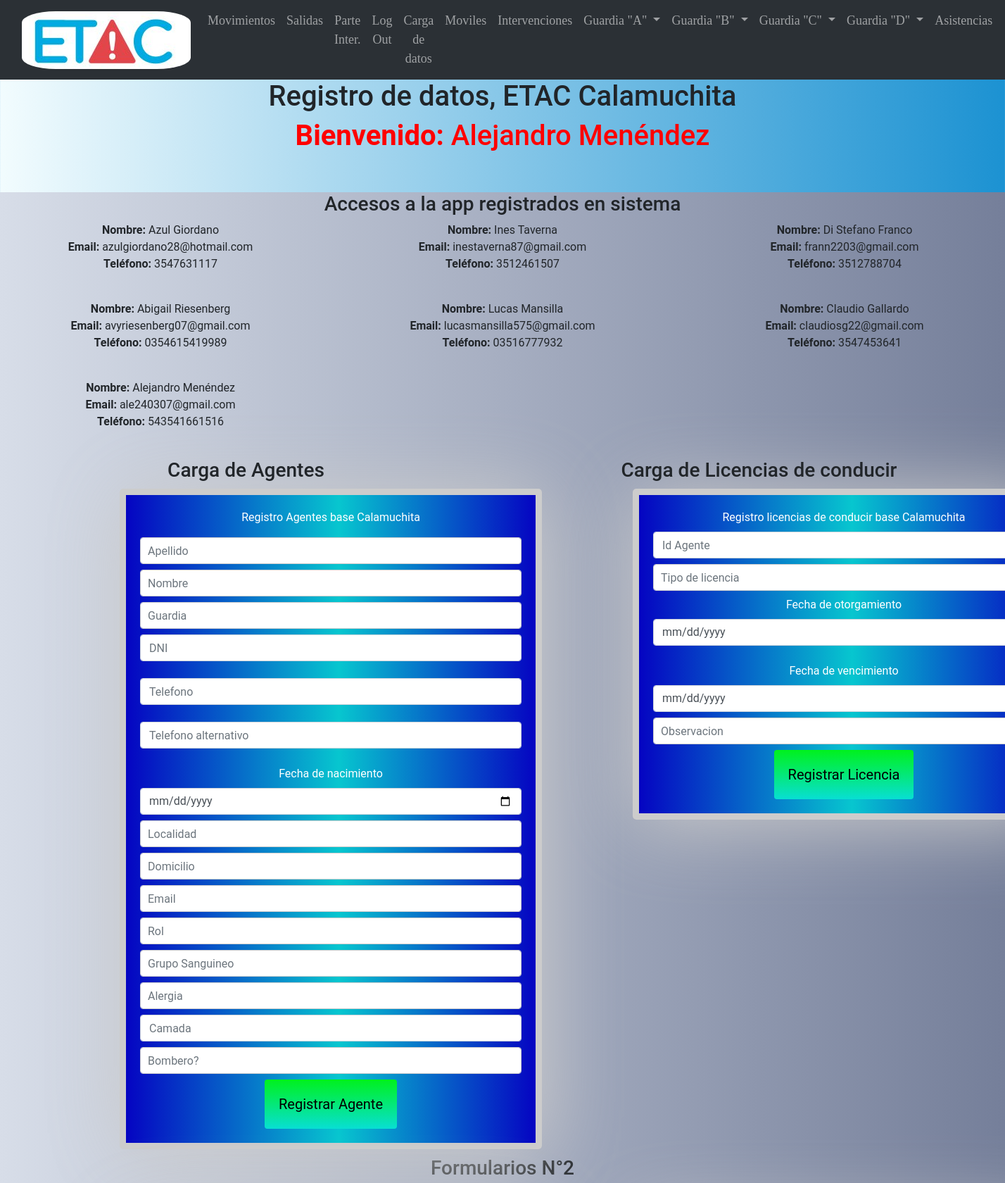
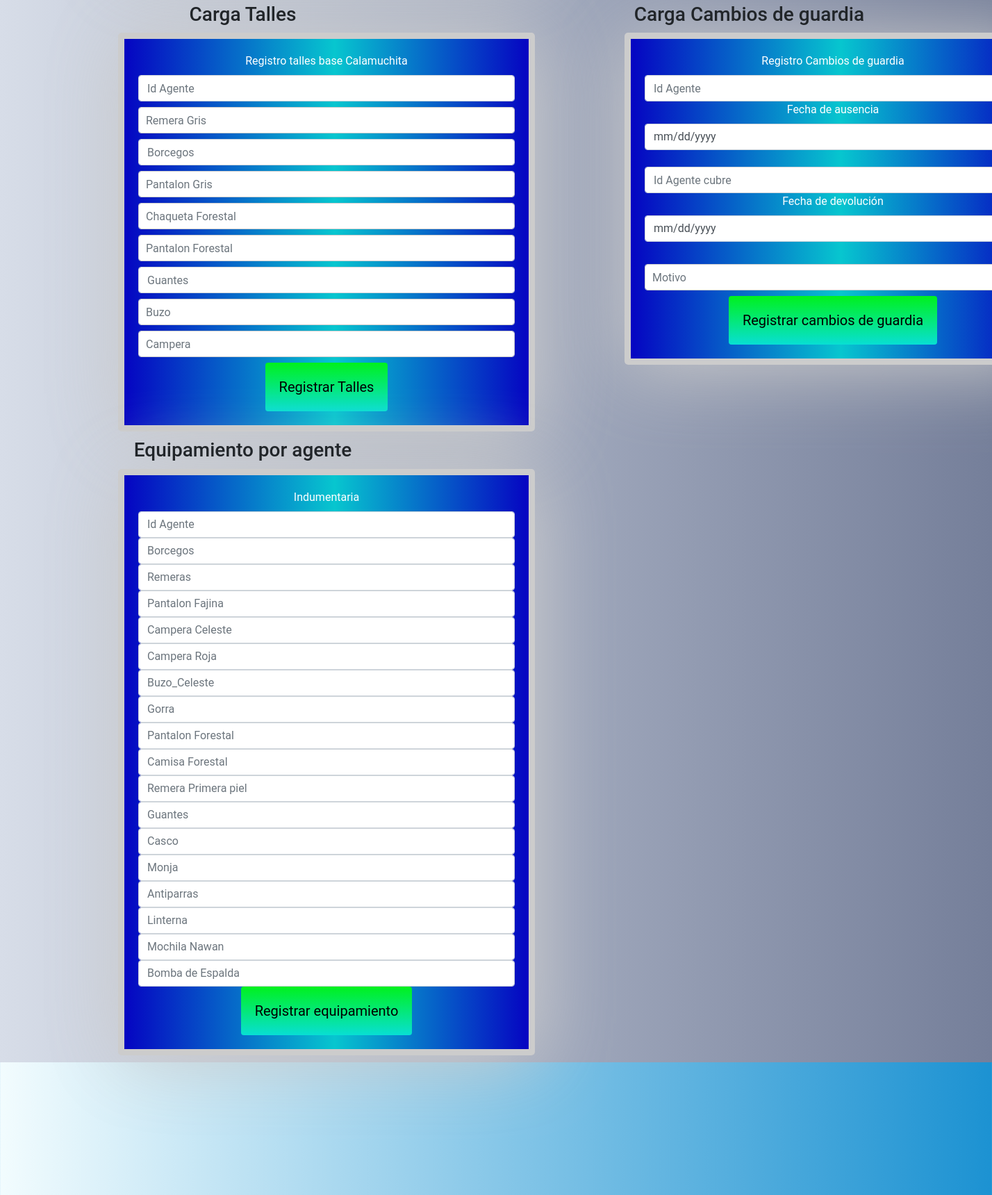
Screenshot of /secrets (signed in, upper part) with the database file from the repository (2 pictures, top to bottom).
### main.py (models this page shows)
    class User(UserMixin, db.Model):
        id = db.Column(db.Integer, primary_key=True)
        email = db.Column(db.String(100), unique=True)
        password = db.Column(db.String(100))
        name = db.Column(db.String(1000))
        telefono = db.Column(db.String(15))

### main.py (the view, shortened to what this page needs)
@app.route('/secrets', methods=["GET", "POST"])
@login_required
def secrets():
    ultimos3_usuarios = User.query.order_by(User.id.desc()).all()
    print(current_user.name)
    return render_template("secrets.html", name=current_user, last_three_users=ultimos3_usuarios)

### main.py (called while the page is built)
@login_manager.user_loader
def load_user(user_id):
    return User.query.get(int(user_id))

### templates/secrets.html (shortened to what this page needs)
{% extends "base.html" %}
{% block content %}
<h1 class="text-center">Registro de datos, ETAC Calamuchita</h1>
{% if name %}
      <h1 class="usuario_online"><strong>Bienvenido:</strong> {{ name.name }}</h1> <br>
  <br>
  {% endif %}
<div class="usuarios_registrados">
  <h3 class="text-center">Accesos a la app registrados en sistema</h3>
  {% if last_three_users %}
  <div class="row">
    {% for user in last_three_users %}
    <div class="col-4">
      <ul class="list-unstyled">
    <li>
      <strong>Nombre:</strong> {{ user.name }} <br>
      <strong>Email:</strong> {{ user.email }}<br>
      <strong>Teléfono:</strong> {{ user.telefono }}<br><br>
    </li>
        </ul>
    </div>
    {% endfor %}
  </div>
  {% else %}
  <p class="text-center">No hay usuarios registrados.</p>
  {% endif %}
  <section class="formularios">
    <div class="row">
      <div class="col-lg-6 col-md-12">
        <h3 class="text-center">Carga de Agentes</h3>
        <form class="form_ins" action="{{ url_for('secrets') }}" method="post" enctype="multipart/form-data">
          <label style="color:white">Registro Agentes base Calamuchita</label>
          <input type="text" class="form-control" name="apellido" placeholder="Apellido" required="required" />
          <input type="text" class="form-control" name="nombre" placeholder="Nombre" required="required" />
          <input type="text" class="form-control" name="guardia" placeholder="Guardia" required="required" pattern="[A-C]" title="Solo se permiten valores A, B o C" />
          <input type="number" class="form-control" name="dni" placeholder="DNI" required="required" /><br>
          <input type="number" class="form-control" name="telefono" placeholder="Telefono" required="required" /><br>
          <input type="number" class="form-control" name="telefono_alter" placeholder="Telefono alternativo" required="required" /><br>
          <label style="color:white">Fecha de nacimiento</label>
          <input type="date" class="form-control" name="nacimiento" placeholder="Nacimiento" required="required" />
          <input type="text" class="form-control" name="localidad" placeholder="Localidad" required="required" />
          <input type="text" class="form-control" name="domicilio" placeholder="Domicilio" required="required" />
          <input type="email" class="form-control" name="email" placeholder="Email" required="required" />
          <input type="text" class="form-control" name="rol" placeholder="Rol" required="required" />
          <input type="text" class="form-control" name="grupo_sanguineo" placeholder="Grupo Sanguineo" required="required" />
          <input type="text" class="form-control" name="alergia" placeholder="Alergia" required="required" />
          <input type="number" class="form-control" name="camada" placeholder="Camada" required="required" />
          <input type="text" class="form-control" name="bombero" placeholder="Bombero?" required="required" />
          <button type="submit" name="registrar_agente" class="btn btn-primary btn-lg">Registrar Agente</button>
        </form>
      </div>
      <div class="col-lg-6 col-md-12">
        <h3 class="text-center">Carga de Licencias de conducir</h3>
        <form class="form_ins" action="{{ url_for('secrets') }}" method="post" enctype="multipart/form-data">
          <label style="color:white">Registro licencias de conducir base Calamuchita</label>
          <input type="number" class="form-control" name="id_agente" placeholder="Id Agente" required="required" />
          <input type="text" class="form-control" name="tipo" placeholder="Tipo de licencia" required="required" />
          <label style="color:white">Fecha de otorgamiento</label>
          <input type="date" class="form-control" name="fecha_otor" placeholder="Fecha Otorgamiento" required="required" /> <br>
          <label style="color:white">Fecha de vencimiento</label>
          <input type="date" class="form-control" name="fecha_venc" placeholder="Fecha Vencimiento" required="required" />
          <input type="text" class="form-control" name="observacion" placeholder="Observacion" />
          <button type="submit" name="registrar_carnet" class="btn btn-primary btn-lg">Registrar Licencia</button>
        </form>
      </div>
<div class="divisor_form">
  <h3>Formularios N°2</h3>
</div>
      <div class="col-lg-6 col-md-12">
        <h3 class="text-center">Carga Talles</h3>
        <form class="form_ins" action="{{ url_for('secrets') }}" method="post" enctype="multipart/form-data">
          <label style="color:white">Registro talles base Calamuchita</label>
          <input type="number" class="form-control" name="id_agente" placeholder="Id Agente" required="required" />
          <input type="text" class="form-control" name="remera_gris" placeholder="Remera Gris" required="required" pattern="^(S|M|L|XL|2XL|3XL|4XL|5XL)$" title="Solo se permiten valores S|M|L|XL|2XL|3XL|4XL|5XL"/>
          <input type="number" class="form-control" name="borcegos" placeholder="Borcegos" required="required" />
          <input type="text" class="form-control" name="pantalon_gris" placeholder="Pantalon Gris" required="required" pattern="^(S|M|L|XL|2XL|3XL|4XL|5XL)$" title="Solo se permiten valores S|M|L|XL|2XL|3XL|4XL|5XL" />
          <input type="text" class="form-control" name="chaqueta_forestal" placeholder="Chaqueta Forestal" pattern="^(S|M|L|XL|2XL|3XL|4XL|5XL)$" title="Solo se permiten valores S|M|L|XL|2XL|3XL|4XL|5XL"/>
          <input type="text" class="form-control" name="pantalon_forestal" placeholder="Pantalon Forestal" pattern="^(S|M|L|XL|2XL|3XL|4XL|5XL)$" title="Solo se permiten valores S|M|L|XL|2XL|3XL|4XL|5XL"/>
          <input type="number" class="form-control" name="guantes" placeholder="Guantes" />
          <input type="text" class="form-control" name="buzo" placeholder="Buzo" pattern="^(S|M|L|XL|2XL|3XL|4XL|5XL)$" title="Solo se permiten valores S|M|L|XL|2XL|3XL|4XL|5XL"/>
          <input type="text" class="form-control" name="campera" placeholder="Campera" pattern="^(S|M|L|XL|2XL|3XL|4XL|5XL)$" title="Solo se permiten valores S|M|L|XL|2XL|3XL|4XL|5XL" />
          <button type="submit" name="registrar_talles" class="btn btn-primary btn-lg">Registrar Talles</button>
        </form>
      </div>
      <div class="col-lg-6 col-md-12">
        <h3 class="text-center">Carga Cambios de guardia</h3>
        <form class="form_ins" action="{{ url_for('secrets') }}" method="post" enctype="multipart/form-data">
          <label style="color:white">Registro Cambios de guardia</label>
          <input type="number" class="form-control" name="id_agente" placeholder="Id Agente" required="required" />
          <label style="color:white">Fecha de ausencia</label>
          <input type="date" class="form-control" name="fecha_ausencia" placeholder="Fecha ausencia" required="required" /> <br>
          <input type="number" class="form-control" name="id_agente_cubre" placeholder="Id Agente cubre" required="required" />
          <label style="color:white">Fecha de devolución</label>
          <input type="date" class="form-control" name="fecha_devolucion" placeholder="Fecha devolucion" required="required" /> <br>
          <input type="text" class="form-control" name="motivo" placeholder="Motivo" />
          <button type="submit" name="cambiosguardia" class="btn btn-primary btn-lg">Registrar cambios de guardia</button>
        </form>
      </div>
      <div class="col-lg-6 col-md-12">
        <h3 class="text-center">Equipamiento por agente</h3>
        <form class="form_ins" action="{{ url_for('secrets') }}" method="post" enctype="multipart/form-data">
          <label style="color:white">Indumentaria</label>
          <input type="number" class="form-control" name="id_agente" placeholder="Id Agente" required="required" />
          <input type="number" class="form-control" name="borcegos" placeholder="Borcegos" required="required" />
          <input type="number" class="form-control" name="remera_gris" placeholder="Remeras" required="required" />
          <input type="number" class="form-control" name="pantalon_fajina" placeholder="Pantalon Fajina" required="required" />
          <input type="number" class="form-control" name="campera_celeste" placeholder="Campera Celeste" required="required" />
          <input type="number" class="form-control" name="campera_roja" placeholder="Campera Roja" required="required" />
          <input type="number" class="form-control" name="buzo_celeste" placeholder="Buzo_Celeste" required="required" />
          <input type="number" class="form-control" name="gorra" placeholder="Gorra" required="required" />
          <input type="number" class="form-control" name="pantalon_forestal" placeholder="Pantalon Forestal" required="required" />
          <input type="number" class="form-control" name="camisa_forestal" placeholder="Camisa Forestal" required="required" />
          <input type="number" class="form-control" name="remera_primerapiel" placeholder="Remera Primera piel" required="required" />
          <input type="number" class="form-control" name="guantes" placeholder="Guantes" required="required" />
          <input type="number" class="form-control" name="casco" placeholder="Casco" required="required" />
          <input type="number" class="form-control" name="monja" placeholder="Monja" required="required" />
          <input type="number" class="form-control" name="antiparras" placeholder="Antiparras" required="required" />
          <input type="number" class="form-control" name="linterna" placeholder="Linterna" required="required" />
          <input type="number" class="form-control" name="mochila_nawan" placeholder="Mochila Nawan" required="required" />
          <input type="number" class="form-control" name="bomba_espalda" placeholder="Bomba de Espalda" required="required" />
          <button type="submit" name="equipamiento" class="btn btn-primary btn-lg">Registrar equipamiento</button>
        </form>
      </div>
    </div>
  </section>
</div>
{% endblock %}

### static/style.css (style rules this page uses)
body { background: #1c92d2; background: -webkit-linear-gradient(to right, #f2fcfe, #1c92d2); background: linear-gradient(to right, #f2fcfe, #1c92d2); text-align:center; font-family:"Roboto"; }
.usuario_online { color:red; }
form { background: rgb(5,4,194); background: linear-gradient(90deg, rgba(5,4,194,1) 0%, rgba(7,198,207,1) 52%, rgba(5,4,194,1) 100%); margin:10px 170px; border: 9px solid #ccc; padding: 20px; width: 600px; border-radius: 5px; box-shadow: 3px 6px 110px #ccc; }
input[type=text], input[type=email], textarea { width: 100%; padding: 10px; margin: 8px 0; border: 1px solid #ccc; border-radius: 4px; box-sizing: border-box; }
button[type=submit] { background: rgb(8,223,211); background: linear-gradient(0deg, rgba(8,223,211,1) 0%, rgba(0,241,29,1) 100%); color: black; padding: 20px 20px; border: none; border-radius: 4px; cursor: pointer; }
.usuarios_registrados { background: #757F9A; background: -webkit-linear-gradient(to right, #D7DDE8, #757F9A); background: linear-gradient(to right, #D7DDE8, #757F9A); }

### rows the page displays
User: name "Alejandro Menéndez", email "ale240307@gmail.com", telefono "543541661516"
User: name "Azul Giordano", email "azulgiordano28@hotmail.com", telefono "3547631117"
User: name "Ines Taverna", email "inestaverna87@gmail.com", telefono "3512461507"
User: name "Di Stefano Franco", email "frann2203@gmail.com", telefono "3512788704"
User: name "Abigail Riesenberg", email "avyriesenberg07@gmail.com", telefono "0354615419989"
User: name "Lucas Mansilla", email "lucasmansilla575@gmail.com", telefono "03516777932"
User: name "Claudio Gallardo", email "claudiosg22@gmail.com", telefono "3547453641"
